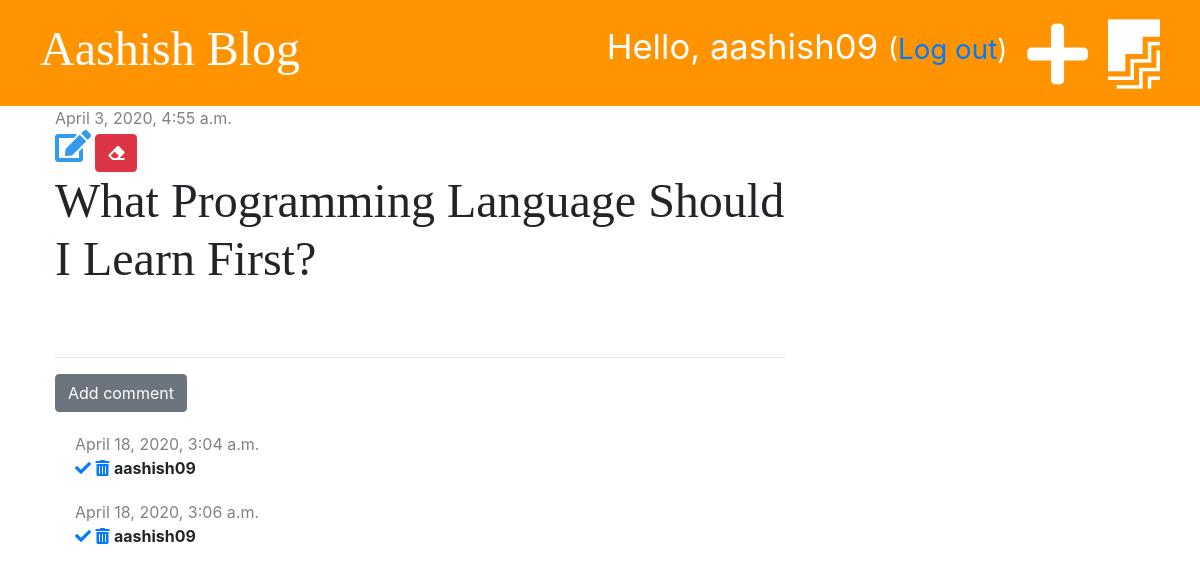
Page /post/1/ (signed in) on the earlier database version.
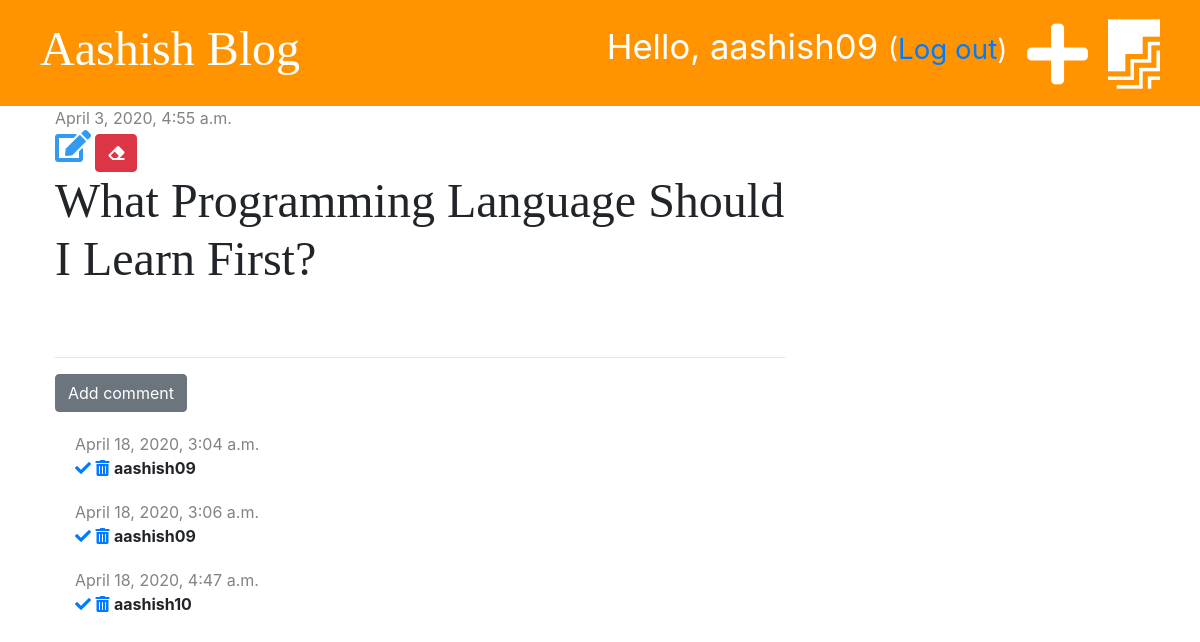
Same page on the later database version.
### blog/models.py (models this page shows, shortened)
class Comment(models.Model):
    post = models.ForeignKey('blog.Post', on_delete=models.CASCADE, related_name='comments')
    author = models.CharField(max_length=200)
    text = models.TextField()
    created_date = models.DateTimeField(default=timezone.now)
    approved = models.BooleanField(default=False)

### blog/views.py (the view)
# urls.py: path('post/<int:pk>/', views.post_detail, name='post_detail'),
def post_detail(request, pk):
    post = get_object_or_404(Post, pk=pk)
    stuff_for_frontend = {'post': post}
    return render(request, 'blog/post_detail.html', stuff_for_frontend)

### blog/templatetags/markdownify.py (called while the page is built)
@register.filter
def markdown(value):
    renderer = HighlightRenderer()
    markdown = mistune.Markdown(renderer=renderer)
    return markdown(value)

### blog/templates/blog/post_detail.html (shortened to what this page needs)
{% extends 'blog/base.html' %}
{% load markdownify %}
{% block content %}
<div class="post">
    {% if post.published_date %}
    <div class="date">
        {{ post.published_date }}
    </div>
    {% else %}
    <a href="{% url 'post_publish' pk=post.pk %}" class="btn btn-primary">Publish</a>
    {% endif %}
    {% if user.is_authenticated %}
    <a href="{% url 'post_edit' pk=post.pk %}"><i class="fas fa-edit fa-2x" style="color: #339af0"></i></a>
    {% endif %}
    <a href="{% url 'post_delete' pk=post.pk %}" class="btn btn-danger"
        onclick="return confirm('Are you sure you want to delete this post?')">
        <i class="fas fa-eraser"></i>
    </a>
    <h1>{{ post.title }}</h1>
</div>
<hr>
<a href="{% url 'add_comment_to_post' pk=post.pk %}" class="btn btn-secondary">Add comment</a>
{% for comment in post.comments.all %}
{% if user.is_authenticated or comment.approved %}
<div class="comment">
    <div class=date>
        {{ comment.created_date }}
    </div>
    {% if not comment.approved and user.is_superuser %}
    <a href="{% url 'comment_approve' pk=comment.pk %}"><i class="fas fa-check"></i></a>
    <a href="{% url 'comment_remove' pk=comment.pk %}"><i class="fas fa-trash-alt"></i></a>
    {% endif %}
    <strong>{{ comment.author }}</strong>
</div>
{% endif %}
{% empty %}
<p>No comments yet...</p>
{% endfor %}
{% endblock %}

Differences in the rows shown:
added Comment: created_date "April 18, 2020, 4:47 a.m.", approved False (drawn), author "aashish10"
